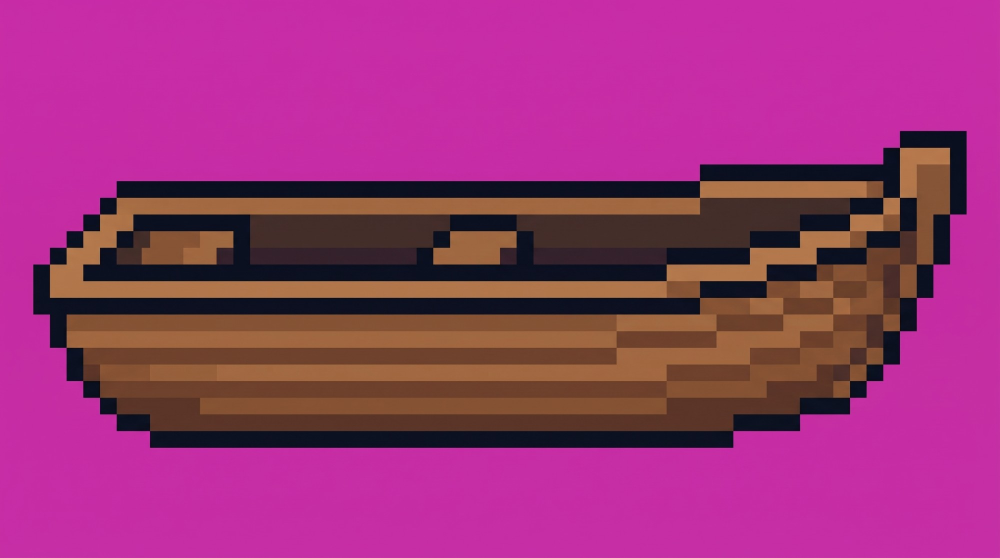
#> input picture docs/rowboat_sheet.jpg, 2000 x 1116 px (shown at 1/2 size)
$ python cut_rowboat.py
#> lines starting #> are read from the running program, lines starting #| are printed output that depends on the picture; after the words box and inside, x2 and y2 are one past the last pixel; in counts of white or black regions, pixels touching at a corner belong together
"""Cuts the owner's rowboat picture (docs/rowboat_sheet.jpg: pixel art in 33.3-px blocks on
magenta, drawn at the ranger's 3/4 angle) into the game's rowboat, at the picture's own detail
(56 x 19), drawn 32 px long in the game (Boat.hull_scale: 2 m; shrinking the picture itself to
32 px lost its lines):
assets/boats/rowboat.png (the whole boat) and rowboat_front.png (its near side, drawn over the
ranger sitting in it; Boat.hull_front).

1. Each block is read at its middle (clear of the JPEG's blur): 56 x 19 pixels, the magenta ones
   transparent, the colours snapped to the picture's own few.
2. The front: in each column, from the bottom of the hull up past its outline and planks to the
   first dark line, the rim, then LIFT more to its inner edge. Along the boat that's the straight rim; at the bow it climbs with the
   curve, so the whole curved nose is in front (the owner: the cut follows the nose).
3. Both on a 60 x 24 canvas, the boat in its middle.
Re-run after the picture changes:  python tools/cut_rowboat.py
"""
import os
from PIL import Image

HERE = os.path.dirname(os.path.abspath(__file__))
SHEET = os.path.join(HERE, '..', 'docs', 'rowboat_sheet.jpg')
OUT = os.path.join(HERE, '..', 'assets', 'boats')
BLOCK = 2000 / 60.0  # (the picture's pixel size)
ORIGIN = (0.0, 262 - 7 * 2000 / 60.0)  # (where its grid starts: found from the colour edges)
CANVAS = (60, 24)
LIFT = 3  # (the cut goes 3 pixels above the outer rim, to its inner edge: the owner)


def lum(c):
    return c[0] * 0.3 + c[1] * 0.59 + c[2] * 0.11


def read(im):
    """The picture's pixels (each block's middle), magenta ones transparent."""
    bg = im.getpixel((10, 10))
#> bg = (199, 43, 166)
    cols = int(im.size[0] / BLOCK)
#> cols = 59
    rows = int((im.size[1] - ORIGIN[1]) / BLOCK)
#> rows = 32
    grid = Image.new('RGBA', (cols, rows), (0, 0, 0, 0))
#> grid: PIL image 59x32 RGBA; every value is 0
    for r in range(rows):
        for c in range(cols):
            cx, cy = int((c + 0.5) * BLOCK + ORIGIN[0]), int((r + 0.5) * BLOCK + ORIGIN[1])
            ps = [im.getpixel((cx + dx, cy + dy)) for dx in (-6, 0, 6) for dy in (-6, 0, 6)]
            avg = tuple(sum(p[i] for p in ps) // 9 for i in range(3))
            if sum(abs(a - b) for a, b in zip(avg, bg)) > 90:
                grid.putpixel((c, r), avg + (255,))
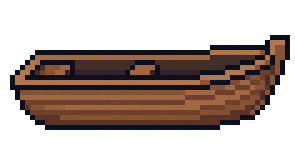
#> grid: PIL image 59x32 RGBA (shown 5 times larger); mean R, G, B, A 39.7, 26.2, 20.3, 110.5; transparent parts drawn white
    grid = grid.crop(grid.getbbox())
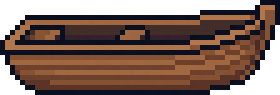
#> grid: PIL image 56x19 RGBA (shown 5 times larger); mean R, G, B, A 70.5, 46.5, 36.1, 196; transparent parts drawn white
    # The picture's own colours: snapped to its few.
    flat = grid.convert('RGB').quantize(10, method=Image.Quantize.MEDIANCUT).convert('RGB')
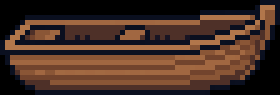
#> flat: PIL image 56x19 RGB (shown 5 times larger); mean R, G, B 71.7, 47.3, 36.5
    clean = Image.new('RGBA', grid.size, (0, 0, 0, 0))
#> clean: PIL image 56x19 RGBA; every value is 0
    for y in range(grid.size[1]):
        for x in range(grid.size[0]):
            if grid.getpixel((x, y))[3]:
                clean.putpixel((x, y), flat.getpixel((x, y)) + (255,))
    return clean


def front_mask(boat):
    """In each column, from the rim down."""
    w, h = boat.size
#> w = 56; h = 19
    p = boat.load()
    mask = Image.new('L', boat.size, 0)
#> mask: PIL image 56x19 L; every value is 0
    for x in range(w):
        y = h - 1
        while y >= 0 and p[x, y][3] == 0:  # (below the boat)
            y -= 1
        while y >= 0 and p[x, y][3] and lum(p[x, y]) < 45:  # (the hull's bottom outline)
            y -= 1
        while y >= 0 and p[x, y][3] and lum(p[x, y]) >= 45:  # (up the planks)
            y -= 1
        rim = (y if y >= 0 and p[x, y][3] else y + 1) - LIFT
        for yy in range(max(rim, 0), h):
            if p[x, yy][3]:
                mask.putpixel((x, yy), 255)
#> this loop made 56 passes
#> rim on passes 1 to 12: 5, 4, 7, 7, 7, 7, 7, 7, 7, 7, 7, 7
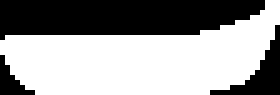
#> mask: PIL image 56x19 L (shown 5 times larger); 59.8% white; 3 black regions, box (x1, y1, x2, y2) and area: (0, 0, 53, 8) 340, (42, 5, 56, 19) 63, (0, 11, 7, 19) 25
    return mask


if __name__ == '__main__':
    boat = read(Image.open(SHEET).convert('RGB'))
    mask = front_mask(boat)
    whole = Image.new('RGBA', CANVAS, (0, 0, 0, 0))
#> whole: PIL image 60x24 RGBA; every value is 0
    at = ((CANVAS[0] - boat.size[0]) // 2, (CANVAS[1] - boat.size[1]) // 2)
#> at = (2, 2)
    whole.paste(boat, at)
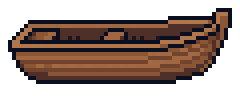
#> whole: PIL image 60x24 RGBA (shown 4 times larger); mean R, G, B, A 52.9, 35, 26.9, 144.9; transparent parts drawn white
    front = Image.new('RGBA', CANVAS, (0, 0, 0, 0))
    front.paste(boat, at, mask)
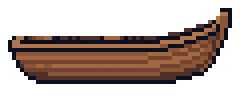
#> front: PIL image 60x24 RGBA (shown 4 times larger); mean R, G, B, A 42.7, 28, 21.2, 112.6; transparent parts drawn white
    whole.save(os.path.join(OUT, 'rowboat.png'))
    front.save(os.path.join(OUT, 'rowboat_front.png'))
    print('rowboat', boat.size, 'at', at)
#| rowboat (56, 19) at (2, 2)

$ run again, with docs/feature_reference.jpg copied over docs/rowboat_sheet.jpg
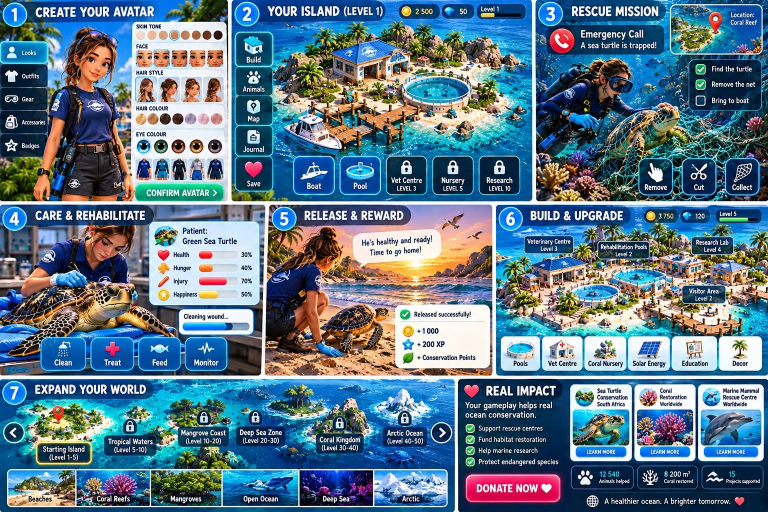
#> input picture docs/feature_reference.jpg, 1536 x 1024 px (shown at 1/2 size)
#> bg = (51, 58, 50)
#> the loop in front_mask, `for x in range(w):` made 46 passes
#> rim on passes 1 to 8: 11, 18, 24, 24, 24, 12, 12, 15
#> after the loop in front_mask, `for x in range(w):`:
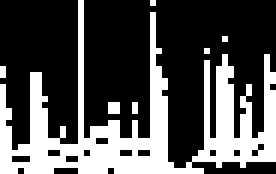
#> mask: PIL image 46x29 L (shown 6 times larger); 31.6% white; 7 white regions (6 under 20 px), largest, box (x1, y1, x2, y2) and area: (0, 0, 46, 29) 411
#> `front.paste(boat, at, mask)`:
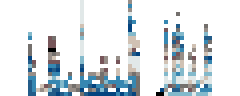
#> front: PIL image 60x24 RGBA (shown 4 times larger); mean R, G, B, A 29.7, 36.1, 39.9, 63.2; transparent parts drawn white
#| rowboat (46, 29) at (7, -3)
